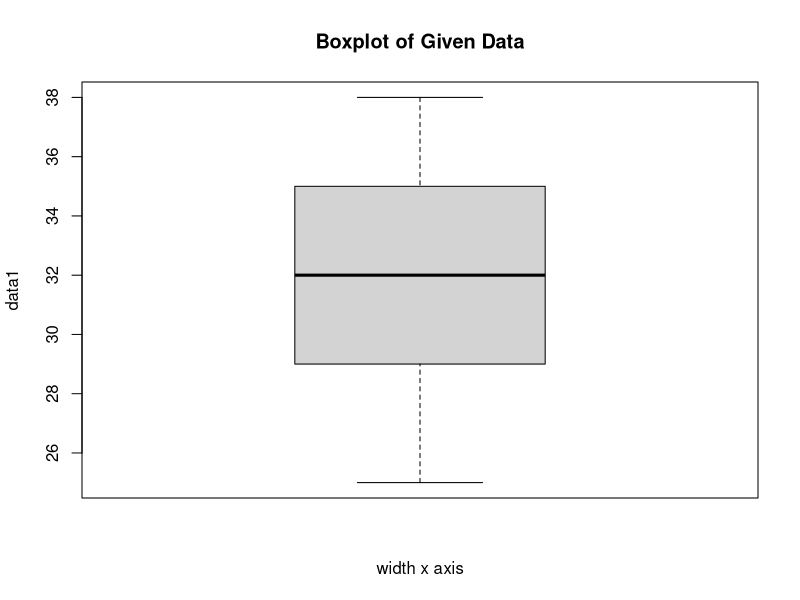

This figure's R source:

x <- c(25, 28, 29, 29, 30, 34, 35, 35, 37, 38)

# boxplot of the data using function
boxplot(x, main = "Boxplot of Given Data", xlab = 'width x axis', ylab = 'data1')
# using hardcoding
summary(x)
med_main = median(x) # or quantile(x, 0.5)
q1 = quantile(x, 0.25)
q3 = quantile(x, 0.75)
q1
q3
# IQR1 = q3-q1
# IQR1
IQR(x)
ul = 35 + (1.5*6)
ll = 29 - (1.5*6)
x[which(x < ll | x > ul)]
typeof(x)
# boxplot(outliers, main = 'boxplot of outliers')



